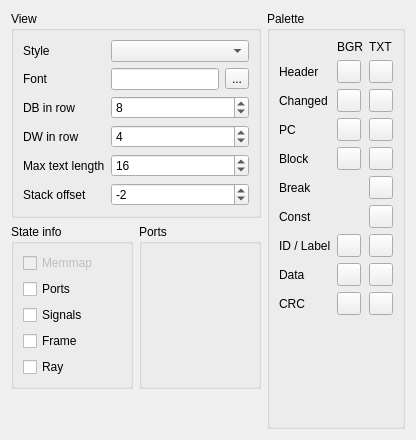
           <widget class="QWidget" name="tab_12">
            <attribute name="icon">
             <iconset resource="../xpeccy.qrc">
              <normaloff>:/images/bug.png</normaloff>:/images/bug.png</iconset>
            </attribute>
            <attribute name="title">
             <string>Debugger</string>
            </attribute>
            <layout class="QHBoxLayout" name="horizontalLayout_37" stretch="10,0">
             <item>
              <layout class="QVBoxLayout" name="verticalLayout_46">
               <item>
                <widget class="QGroupBox" name="groupBox_13">
                 <property name="title">
                  <string>View</string>
                 </property>
                 <layout class="QGridLayout" name="gridLayout_16" columnstretch="0,10">
                  <item row="0" column="0">
                   <widget class="QLabel" name="label_22">
                    <property name="text">
                     <string>Style</string>
                    </property>
                   </widget>
                  </item>
                  <item row="0" column="1">
                   <widget class="QComboBox" name="cbStyleSheet"/>
                  </item>
                  <item row="1" column="0">
                   <widget class="QLabel" name="label_64">
                    <property name="text">
                     <string>Font</string>
                    </property>
                   </widget>
                  </item>
                  <item row="1" column="1">
                   <layout class="QHBoxLayout" name="horizontalLayout_38">
                    <item>
                     <widget class="QLineEdit" name="leDbgFont">
                      <property name="readOnly">
                       <bool>true</bool>
                      </property>
                     </widget>
                    </item>
                    <item>
                     <widget class="QToolButton" name="tbDbgFont">
                      <property name="text">
                       <string>...</string>
                      </property>
                      <property name="icon">
                       <iconset resource="../xpeccy.qrc">
                        <normaloff>:/images/font.png</normaloff>:/images/font.png</iconset>
                      </property>
                     </widget>
                    </item>
                   </layout>
                  </item>
                  <item row="2" column="0">
                   <widget class="QLabel" name="label_61">
                    <property name="text">
                     <string>DB in row</string>
                    </property>
                   </widget>
                  </item>
                  <item row="2" column="1">
                   <widget class="QSpinBox" name="sbDbSize">
                    <property name="minimum">
                     <number>1</number>
                    </property>
                    <property name="maximum">
                     <number>16</number>
                    </property>
                    <property name="value">
                     <number>8</number>
                    </property>
                   </widget>
                  </item>
                  <item row="3" column="0">
                   <widget class="QLabel" name="label_63">
                    <property name="text">
                     <string>DW in row</string>
                    </property>
                   </widget>
                  </item>
                  <item row="3" column="1">
                   <widget class="QSpinBox" name="sbDwSize">
                    <property name="minimum">
                     <number>1</number>
                    </property>
                    <property name="maximum">
                     <number>16</number>
                    </property>
                    <property name="value">
                     <number>4</number>
                    </property>
                   </widget>
                  </item>
                  <item row="4" column="0">
                   <widget class="QLabel" name="label_62">
                    <property name="text">
                     <string>Max text length</string>
                    </property>
                   </widget>
                  </item>
                  <item row="4" column="1">
                   <widget class="QSpinBox" name="sbTextSize">
                    <property name="minimum">
                     <number>1</number>
                    </property>
                    <property name="maximum">
                     <number>128</number>
                    </property>
                    <property name="value">
                     <number>16</number>
                    </property>
                   </widget>
                  </item>
                  <item row="5" column="0">
                   <widget class="QLabel" name="label_stackofs">
                    <property name="text">
                     <string>Stack offset</string>
                    </property>
                    <property name="toolTip">
                     <string>Offset the stack panel starts at. It goes on until the panel runs out of height</string>
                    </property>
                   </widget>
                  </item>
                  <item row="5" column="1">
                   <widget class="QSpinBox" name="sbDbgStackOfs">
                    <property name="toolTip">
                     <string>Offset the stack panel starts at. It goes on until the panel runs out of height</string>
                    </property>
                    <property name="minimum">
                     <number>-16</number>
                    </property>
                    <property name="maximum">
                     <number>16</number>
                    </property>
                    <property name="singleStep">
                     <number>2</number>
                    </property>
                    <property name="value">
                     <number>-2</number>
                    </property>
                   </widget>
                  </item>
                 </layout>
                </widget>
               </item>
               <item>
                <layout class="QHBoxLayout" name="horizontalLayout_dbgpanel">
                 <item>
                  <widget class="QGroupBox" name="groupBox_dbgblocks">
                   <property name="title">
                    <string>State info</string>
                   </property>
                   <property name="toolTip">
                    <string>What the side panel of the debugger shows</string>
                   </property>
                   <layout class="QVBoxLayout" name="verticalLayout_dbgblocks">
                    <item>
                     <widget class="QCheckBox" name="cbDbgMemmap">
                      <property name="enabled">
                       <bool>false</bool>
                      </property>
                      <property name="text">
                       <string>Memmap</string>
                      </property>
                      <property name="toolTip">
                       <string>Memory pages. The panel is dragged by that title, so the block stays</string>
                      </property>
                     </widget>
                    </item>
                    <item>
                     <widget class="QCheckBox" name="cbDbgPorts">
                      <property name="text">
                       <string>Ports</string>
                      </property>
                      <property name="toolTip">
                       <string>Port values</string>
                      </property>
                     </widget>
                    </item>
                    <item>
                     <widget class="QCheckBox" name="cbDbgSignals">
                      <property name="text">
                       <string>Signals</string>
                      </property>
                      <property name="toolTip">
                       <string>DOS / ROM / CPM / INT</string>
                      </property>
                     </widget>
                    </item>
                    <item>
                     <widget class="QCheckBox" name="cbDbgFrame">
                      <property name="text">
                       <string>Frame</string>
                      </property>
                      <property name="toolTip">
                       <string>Frames since reset</string>
                      </property>
                     </widget>
                    </item>
                    <item>
                     <widget class="QCheckBox" name="cbDbgRay">
                      <property name="text">
                       <string>Ray</string>
                      </property>
                      <property name="toolTip">
                       <string>Beam position</string>
                      </property>
                     </widget>
                    </item>
                   </layout>
                  </widget>
                 </item>
                 <item>
                  <widget class="QGroupBox" name="groupBox_dbgports">
                   <property name="title">
                    <string>Ports</string>
                   </property>
                   <property name="toolTip">
                    <string>Ports of this profile the panel shows, and the ones it skips</string>
                   </property>
                   <layout class="QVBoxLayout" name="layDbgPorts"/>
                  </widget>
                 </item>
                </layout>
               </item>
               <item>
                <spacer name="verticalSpacer_2">
                 <property name="orientation">
                  <enum>Qt::Vertical</enum>
                 </property>
                 <property name="sizeHint" stdset="0">
                  <size>
                   <width>20</width>
                   <height>40</height>
                  </size>
                 </property>
                </spacer>
               </item>
              </layout>
             </item>
             <item>
              <layout class="QVBoxLayout" name="verticalLayout_45">
               <item>
                <widget class="QGroupBox" name="groupBox_7">
                 <property name="title">
                  <string>Palette</string>
                 </property>
                 <layout class="QGridLayout" name="gridLayout_15">
                  <item row="10" column="0">
                   <widget class="QLabel" name="label_dskid">
                    <property name="text">
                     <string>ID / Label</string>
                    </property>
                    <property name="toolTip">
                     <string>Disk track ID field, and labels in the disassembler</string>
                    </property>
                   </widget>
                  </item>
                  <item row="10" column="1">
                   <widget class="QToolButton" name="tbDbgDskIdBG">
                    <property name="contextMenuPolicy">
                     <enum>Qt::CustomContextMenu</enum>
                    </property>
                    <property name="text">
                     <string/>
                    </property>
                   </widget>
                  </item>
                  <item row="10" column="2">
                   <widget class="QToolButton" name="tbDbgDskIdFG">
                    <property name="contextMenuPolicy">
                     <enum>Qt::CustomContextMenu</enum>
                    </property>
                    <property name="text">
                     <string/>
                    </property>
                   </widget>
                  </item>
                  <item row="11" column="0">
                   <widget class="QLabel" name="label_dskdata">
                    <property name="text">
                     <string>Data</string>
                    </property>
                   </widget>
                  </item>
                  <item row="11" column="1">
                   <widget class="QToolButton" name="tbDbgDskDataBG">
                    <property name="contextMenuPolicy">
                     <enum>Qt::CustomContextMenu</enum>
                    </property>
                    <property name="text">
                     <string/>
                    </property>
                   </widget>
                  </item>
                  <item row="11" column="2">
                   <widget class="QToolButton" name="tbDbgDskDataFG">
                    <property name="contextMenuPolicy">
                     <enum>Qt::CustomContextMenu</enum>
                    </property>
                    <property name="text">
                     <string/>
                    </property>
                   </widget>
                  </item>
                  <item row="12" column="0">
                   <widget class="QLabel" name="label_dskcrc">
                    <property name="text">
                     <string>CRC</string>
                    </property>
                   </widget>
                  </item>
                  <item row="12" column="1">
                   <widget class="QToolButton" name="tbDbgDskCrcBG">
                    <property name="contextMenuPolicy">
                     <enum>Qt::CustomContextMenu</enum>
                    </property>
                    <property name="text">
                     <string/>
                    </property>
                   </widget>
                  </item>
                  <item row="12" column="2">
                   <widget class="QToolButton" name="tbDbgDskCrcFG">
                    <property name="contextMenuPolicy">
                     <enum>Qt::CustomContextMenu</enum>
                    </property>
                    <property name="text">
                     <string/>
                    </property>
                   </widget>
                  </item>
                   <item row="7" column="0">
                   <widget class="QLabel" name="label_49">
                    <property name="text">
                     <string>Block</string>
                    </property>
                   </widget>
                  </item>
                  <item row="0" column="1">
                   <widget class="QLabel" name="label_43">
                    <property name="text">
                     <string>BGR</string>
                    </property>
                   </widget>
                  </item>
                  <item row="7" column="2">
                   <widget class="QToolButton" name="tbDbgSelFG">
                    <property name="contextMenuPolicy">
                     <enum>Qt::CustomContextMenu</enum>
                    </property>
                    <property name="text">
                     <string/>
                    </property>
                   </widget>
                  </item>
                  <item row="0" column="2">
                   <widget class="QLabel" name="label_44">
                    <property name="text">
                     <string>TXT</string>
                    </property>
                   </widget>
                  </item>
                  <item row="3" column="1">
                   <widget class="QToolButton" name="tbDbgChaBG">
                    <property name="contextMenuPolicy">
                     <enum>Qt::CustomContextMenu</enum>
                    </property>
                    <property name="text">
                     <string/>
                    </property>
                   </widget>
                  </item>
                  <item row="6" column="1">
                   <widget class="QToolButton" name="tbDbgPcBG">
                    <property name="contextMenuPolicy">
                     <enum>Qt::CustomContextMenu</enum>
                    </property>
                    <property name="text">
                     <string/>
                    </property>
                   </widget>
                  </item>
                  <item row="1" column="2">
                   <widget class="QToolButton" name="tbDbgHeadFG">
                    <property name="contextMenuPolicy">
                     <enum>Qt::CustomContextMenu</enum>
                    </property>
                    <property name="text">
                     <string/>
                    </property>
                   </widget>
                  </item>
                  <item row="1" column="0">
                   <widget class="QLabel" name="label_40">
                    <property name="text">
                     <string>Header</string>
                    </property>
                   </widget>
                  </item>
                  <item row="1" column="1">
                   <widget class="QToolButton" name="tbDbgHeadBG">
                    <property name="contextMenuPolicy">
                     <enum>Qt::CustomContextMenu</enum>
                    </property>
                    <property name="text">
                     <string/>
                    </property>
                   </widget>
                  </item>
                  <item row="6" column="0">
                   <widget class="QLabel" name="label_48">
                    <property name="text">
                     <string>PC</string>
                    </property>
                   </widget>
                  </item>
                  <item row="6" column="2">
                   <widget class="QToolButton" name="tbDbgPcFG">
                    <property name="contextMenuPolicy">
                     <enum>Qt::CustomContextMenu</enum>
                    </property>
                    <property name="text">
                     <string/>
                    </property>
                   </widget>
                  </item>
                  <item row="7" column="1">
                   <widget class="QToolButton" name="tbDbgSelBG">
                    <property name="contextMenuPolicy">
                     <enum>Qt::CustomContextMenu</enum>
                    </property>
                    <property name="text">
                     <string/>
                    </property>
                   </widget>
                  </item>
                  <item row="8" column="0">
                   <widget class="QLabel" name="label_50">
                    <property name="text">
                     <string>Break</string>
                    </property>
                   </widget>
                  </item>
                  <item row="8" column="2">
                   <widget class="QToolButton" name="tbDbgBrkFG">
                    <property name="contextMenuPolicy">
                     <enum>Qt::CustomContextMenu</enum>
                    </property>
                    <property name="text">
                     <string/>
                    </property>
                   </widget>
                  </item>
                  <item row="3" column="0">
                   <widget class="QLabel" name="label_46">
                    <property name="text">
                     <string>Changed</string>
                    </property>
                   </widget>
                  </item>
                  <item row="3" column="2">
                   <widget class="QToolButton" name="tbDbgChaFG">
                    <property name="contextMenuPolicy">
                     <enum>Qt::CustomContextMenu</enum>
                    </property>
                    <property name="text">
                     <string/>
                    </property>
                   </widget>
                  </item>
                  <item row="9" column="0">
                   <widget class="QLabel" name="label_asmconst">
                    <property name="text">
                     <string>Const</string>
                    </property>
                   </widget>
                  </item>
                  <item row="9" column="2">
                   <widget class="QToolButton" name="tbDbgAsmConstFG">
                    <property name="contextMenuPolicy">
                     <enum>Qt::CustomContextMenu</enum>
                    </property>
                    <property name="toolTip">
                     <string>Constants in the listing. Right click: back to the style colour</string>
                    </property>
                    <property name="text">
                     <string/>
                    </property>
                   </widget>
                  </item>
                  <item row="20" column="0" colspan="3">
                   <spacer name="verticalSpacer_pal">
                    <property name="orientation">
                     <enum>Qt::Vertical</enum>
                    </property>
                    <property name="sizeHint" stdset="0">
                     <size>
                      <width>20</width>
                      <height>20</height>
                     </size>
                    </property>
                   </spacer>
                  </item>
                  </layout>
                </widget>
               </item>
              </layout>
             </item>
            </layout>
           </widget>
